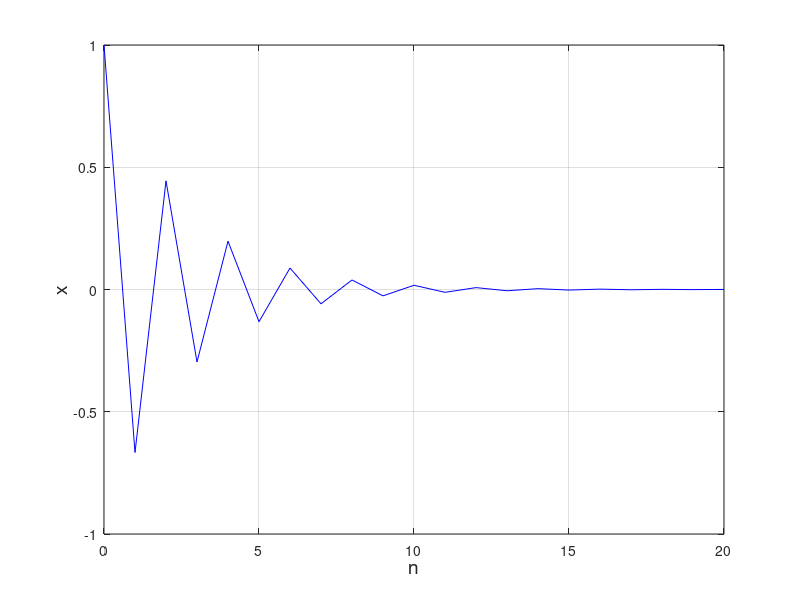

MATLAB code for this plot:
clc;
close all;

format long

% (i)
a = -2 / 3;
n = 20;

% (ii)
% a = 2;
% n = 8;

x_0 = 1;
x = 0;

for k = 1 : n
    if k == 1
        x(k) = a * x_0;
    else
        x(k) = a * x(k - 1);
    end
end

figure(1);
plot([0, 1], [x_0, x(1)], '-b'); hold on
plot(x, '-b');
grid on
xlabel('n', 'FontSize', 14);
ylabel('x', 'FontSize', 14);
